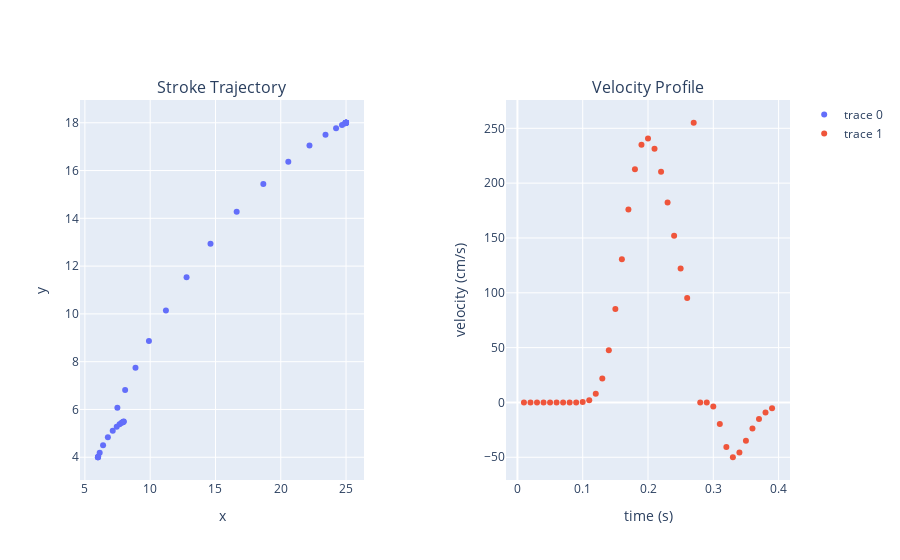

This figure's notebook cell:
### Code cell
fig = make_subplots(rows = 1, cols = 2, subplot_titles=("Stroke Trajectory", "Velocity Profile"), horizontal_spacing=0.2)
fig.add_trace(
    go.Scatter(x=points[:,0], y=points[:,1], mode="markers"), row=1, col=1,
)
fig.add_trace(
    go.Scatter(x=velocities[1], y=velocities[0], mode="markers"), row=1, col=2
)
fig.update_xaxes(title_text="x", row=1, col=1)
fig.update_yaxes(title_text="y", row=1, col=1)
fig.update_xaxes(title_text="time (s)", row=1, col=2)
fig.update_yaxes(title_text="velocity (cm/s)", row=1, col=2)

### Figure 1 — Plotly figure (JSON) as saved in the notebook; plotly's stock layout.template omitted (floating-point values rounded to 4 significant figures)
{"data": [{"mode": "markers", "type": "scatter", "x": [25, 25, 25, 25, 25, 25.0, 25.0, 25.0, 25.0, 25.0, 25.0, 24.98, 24.9, 24.69, 24.24, 23.43, 22.2, 20.58, 18.67, 16.62, 14.62, 12.79, 11.21, 9.905, 8.875, 8.083, 7.488, 6, 6.0, 6.001, 6.02, 6.133, 6.393, 6.759, 7.132, 7.437, 7.654, 7.795, 7.881, 7.932, 7.961, 7.978], "xaxis": "x", "y": [18, 18, 18, 18, 18, 18.0, 18.0, 18.0, 18.0, 18.0, 18.0, 17.99, 17.97, 17.91, 17.77, 17.5, 17.05, 16.37, 15.44, 14.27, 12.94, 11.53, 10.14, 8.863, 7.747, 6.817, 6.072, 4, 4.0, 4.001, 4.031, 4.191, 4.502, 4.842, 5.107, 5.277, 5.376, 5.431, 5.462, 5.479, 5.488, 5.493], "yaxis": "y"}, {"mode": "markers", "type": "scatter", "x": [0.01, 0.02, 0.03, 0.04, 0.05, 0.06, 0.07, 0.08, 0.09, 0.1, 0.11, 0.12, 0.13, 0.14, 0.15, 0.16, 0.17, 0.18, 0.19, 0.2, 0.21, 0.22, 0.23, 0.24, 0.25, 0.26, 0.27, 0.28, 0.29, 0.3, 0.31, 0.32, 0.33, 0.34, 0.35, 0.36, 0.37, 0.38, 0.39, 0.4, 0.41], "xaxis": "x2", "y": [0, 0, 0, 0, 1.698e-10, 2.711e-07, 5.008e-05, 0.002329, 0.04207, 0.3847, 2.119, 7.921, 21.89, 47.58, 85.29, 130.7, 175.9, 212.7, 235.0, 240.8, 231.3, 210.3, 182.4, 151.9, 122.2, 95.32, 255.1, -7.221e-06, -0.09201, -3.608, -19.56, -40.52, -49.97, -45.74, -34.96, -23.85, -15.12, -9.146, -5.365], "yaxis": "y2"}], "layout": {"annotations": [{"font": {"size": 16}, "showarrow": false, "text": "Stroke Trajectory", "x": 0.2, "xanchor": "center", "xref": "paper", "y": 1, "yanchor": "bottom", "yref": "paper"}, {"font": {"size": 16}, "showarrow": false, "text": "Velocity Profile", "x": 0.8, "xanchor": "center", "xref": "paper", "y": 1, "yanchor": "bottom", "yref": "paper"}], "xaxis": {"anchor": "y", "domain": [0, 0.4], "title": {"text": "x"}}, "xaxis2": {"anchor": "y2", "domain": [0.6, 1], "title": {"text": "time (s)"}}, "yaxis": {"anchor": "x", "domain": [0, 1], "title": {"text": "y"}}, "yaxis2": {"anchor": "x2", "domain": [0, 1], "title": {"text": "velocity (cm/s)"}}}}
